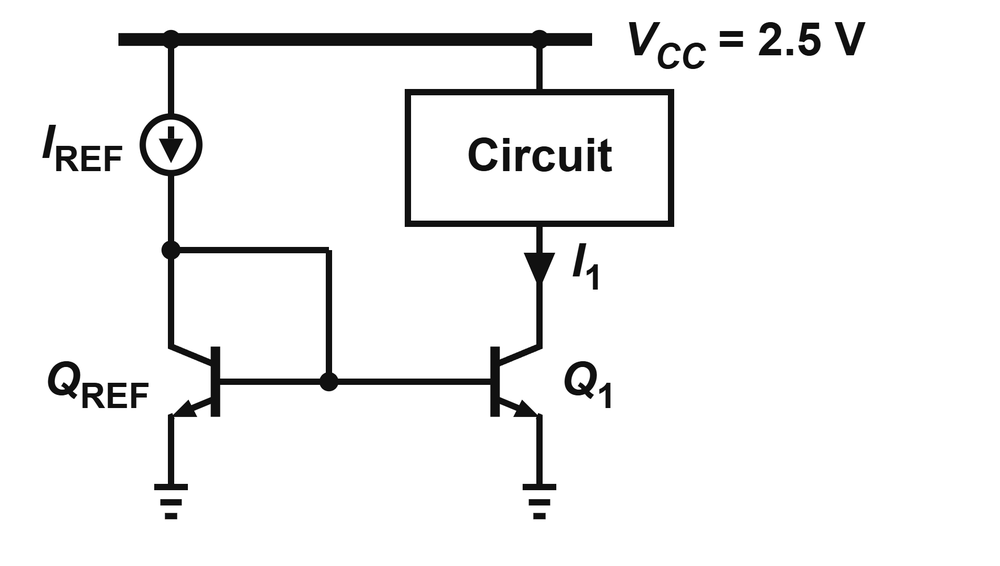
#> input picture examples/BJT-current-mirror_circuit-block.png, 1000 x 566 px, shrunk from 1900 x 1075 before the run
$ python scan_figure.py ../examples/BJT-current-mirror_circuit-block.png
#> lines starting #> are read from the running program, lines starting #| are printed output that depends on the picture; after the words box and inside, x2 and y2 are one past the last pixel; in counts of white or black regions, pixels touching at a corner belong together
# -*- coding: utf-8 -*-
"""scan_figure.py — turn a textbook screenshot into hard topology facts.

    python scan_figure.py <screenshot.png> [--ref=<px>:<units>]

Replaces the "zoom to 5-6x and look at each transistor" step in SOP §3B/§8-2.
Everything it prints is measured, not judged, so it cannot be wrong the way
eyeballing can.  What it gives you:

  scale        px per drawing unit, derived from the MOS channel bar (25 units)
  MOS table    centre, mirror, D/S column x, gate pin x  -- mirror comes from
               "is the gate bar left or right of the channel bar", which is the
               single judgement call that used to cost a re-draw
  H / V wires  every wire segment.  A GAP inside a horizontal row is proof that
               two structures are NOT connected (this is what settles
               diode-connected vs cross-coupled in one glance)
  dots         solid blobs, split into junction dots / current-source arrow
               heads / MOS source arrows by area.  A crossing with NO dot is a
               crossing, not a node.
  density      the circuit's bbox, aspect, and <component height / figure
               height> for every standard symbol size -- feed the matching row
               straight into build(density_ref=...) so the FIRST layout is
               already at the textbook's density.  With no MOS on the page
               there is no automatic scale: pass --ref=<px>:<units>, e.g.
               --ref=140:50 for an opamp triangle measured at 140 px.

Reference sizes (razavi-v1, drawing units): channel bar 25 tall x 2.9 wide,
gate bar 19.2 tall x 2.9 wide, gate bar centre -10.35, channel bar centre
-5.12, D/S column +10, gate pin -20 (all for an unmirrored device; mirror "x"
negates x).
"""
FULL = False       # set from argv in __main__; see the note there

import sys, os
import numpy as np
from PIL import Image

CHANNEL_H_UNITS = 25.0
GATE_BAR_CENTRE = -10.348837      # (-11.802326 + -8.895349) / 2
CHAN_BAR_CENTRE = -5.116279       # (-6.569767 + -3.662791) / 2


def runs(vec, minlen):
    out, s = [], None
    for i, v in enumerate(vec):
        if v and s is None:
            s = i
        elif not v and s is not None:
            if i - s >= minlen:
                out.append((s, i - 1))
            s = None
    if s is not None and len(vec) - s >= minlen:
        out.append((s, len(vec) - 1))
    return out


def merge_lines(raw, tol=2):
    """raw: list of (along, a0, a1) -> merge consecutive `along` with the same
    span into one thick line record."""
    out = []
    for along, a0, a1 in raw:
        hit = None
        for rec in out:
            if (abs(rec["a0"] - a0) <= tol and abs(rec["a1"] - a1) <= tol
                    and along - rec["hi"] <= 2):
                hit = rec
                break
        if hit:
            hit["hi"] = along
            hit["a0"] = min(hit["a0"], a0)
            hit["a1"] = max(hit["a1"], a1)
        else:
            out.append({"lo": along, "hi": along, "a0": a0, "a1": a1})
    for rec in out:
        rec["mid"] = (rec["lo"] + rec["hi"]) / 2.0
        rec["thick"] = rec["hi"] - rec["lo"] + 1
    return out


def mos_pairs(vbars):
    """Find MOS devices in a schematic that does NOT use razavi-v1's filled
    bars (SOP lane 3a: Sedra, Gray, paper figures).

    In every other common house style a MOS is drawn as two parallel vertical
    strokes of the SAME height -- the gate plate and the channel -- a few pixels
    apart, with the drain and source leads coming off the channel side.  So:
    pair up equal-span vertical runs, then decide which member is the channel by
    which one the D/S column is nearer.  The gate plate is the other one, and
    that is what fixes `mirror` -- the single reading that used to have to be
    done by eye, and the one that costs a redraw when it is wrong.

    Returns [(cx, cy, mirror, ds_col, gate_x, body_h)], sorted left to right.
    """
    cand = []
    for i, a in enumerate(vbars):
        for bb in vbars[i + 1:]:
            # Concentric and about the same height -- NOT "both ends line up".
            # House styles draw the gate plate a little shorter than the
            # channel (2026-08-29: 52 px against 59, which an end-tolerance of
            # 3 px threw away and the figure came back with no transistors).
            ha = a["a1"] - a["a0"] + 1
            hb = bb["a1"] - bb["a0"] + 1
            if abs((a["a0"] + a["a1"]) - (bb["a0"] + bb["a1"])) / 2.0 > 5:
                continue
            if not 0.72 <= float(ha) / hb <= 1.4:
                continue
            d = abs(a["mid"] - bb["mid"])
            if not (8 <= d <= 30):
                continue
            if a["thick"] < 3 or bb["thick"] < 3:
                continue
            top, bot = min(a["a0"], bb["a0"]), max(a["a1"], bb["a1"])
            body = bot - top + 1
            # A device is a tall, narrow pair; the label glyphs that also pair
            # up ("M" next to a subscript) are nearly as wide as they are tall.
            # Measured on the 19-device figure: real 67/16 = 4.2, text 34/29 =
            # 1.2.  Without this the scan reported the labels as transistors.
            if body < 2.5 * d:
                continue
            mean = (a["mid"] + bb["mid"]) / 2.0
            # the D/S column: a run that passes the body by, off to one side
            col = None
            for r in vbars:
                if r is a or r is bb:
                    continue
                gap = abs(r["mid"] - mean)
                if not (15 <= gap <= 4 * d):
                    continue
                # What separates the drain/source column from the gate riser is
                # WHERE it meets the device: D and S leave from the two ENDS of
                # the channel, while a gate riser runs past the device's middle.
                # (Neither "nearest" nor "longest" alone gets this right: the
                # nearest run to M_B is a scrap, and the longest run next to
                # M_8/M_9/M_10/M_12 is their shared gate riser.  Both mistakes
                # flip `mirror`, which costs a full redraw.)
                cy = (top + bot) / 2.0
                if r["a0"] <= cy <= r["a1"]:
                    continue
                if not (abs(r["a1"] - top) <= 15 or abs(r["a0"] - bot) <= 15):
                    continue
                if col is None or gap < abs(col["mid"] - mean):
                    col = r
            if col is None:
                continue
            chan, gate = ((a, bb) if abs(a["mid"] - col["mid"])
                          < abs(bb["mid"] - col["mid"]) else (bb, a))
            cand.append({"cx": (chan["mid"] + gate["mid"]) / 2.0,
                         "cy": (top + bot) / 2.0, "d": d, "body": body,
                         "mirror": "x" if gate["mid"] > chan["mid"] else "none",
                         "col": col["mid"], "gate": gate["mid"],
                         "strokes": (id(a), id(bb))})
    if not cand:
        return []

    # Every MOS in one figure is drawn at the same size, so the true devices
    # all share one stroke separation and one body height.  Anything off those
    # two modes is a coincidental pairing (ground-symbol edges, bubble arcs,
    # a lead that happens to span the same rows) -- without this filter the
    # 19-device figure that this was built on reported 38.
    def mode(key, q):
        vals = sorted(round(c[key] / q) * q for c in cand)
        return max(set(vals), key=vals.count)

    dm, bm = mode("d", 1), mode("body", 2)
    keep = [c for c in cand
            if abs(c["d"] - dm) <= 3 and abs(c["body"] - bm) <= 0.1 * bm]

    # A stroke belongs to exactly one device: take the best-fitting pairs first.
    keep.sort(key=lambda c: (abs(c["d"] - dm), abs(c["body"] - bm)))
    used, out = set(), []
    for c in keep:
        if used & set(c["strokes"]):
            continue
        used |= set(c["strokes"])
        out.append((c["cx"], c["cy"], c["mirror"], c["col"], c["gate"],
                    c["body"]))
    return sorted(out)


def solid_blobs(b, k=9):
    """Centres of every fully-black k x k square, clustered."""
    h = k // 2
    I = b.astype(np.int32).cumsum(0).cumsum(1)

    def area(y0, x0, y1, x1):
        a = I[y1, x1]
        if y0 > 0:
            a -= I[y0 - 1, x1]
        if x0 > 0:
            a -= I[y1, x0 - 1]
        if y0 > 0 and x0 > 0:
            a += I[y0 - 1, x0 - 1]
        return a

    H, W = b.shape
    cands = set()
    for y in range(h, H - h):
        for x in range(h, W - h):
            if area(y - h, x - h, y + h, x + h) == k * k:
                cands.add((x, y))
    used, clusters = set(), []
    for p in list(cands):
        if p in used:
            continue
        stack, comp = [p], []
        used.add(p)
        while stack:
            cx, cy = stack.pop()
            comp.append((cx, cy))
            for dx in range(-3, 4):
                for dy in range(-3, 4):
                    q = (cx + dx, cy + dy)
                    if q in cands and q not in used:
                        used.add(q)
                        stack.append(q)
        xs = [q[0] for q in comp]
        ys = [q[1] for q in comp]
        clusters.append((sum(xs) / len(xs), sum(ys) / len(ys), len(comp)))
    return sorted(clusters, key=lambda c: (round(c[1] / 10), c[0]))


# Heights of the razavi-v1 symbols, in drawing units.  The scan prints the
# ratio for every one of these so you can read off whichever component the
# figure actually contains -- no need to identify it first.
REF_HEIGHTS = [("MOS channel bar", 25), ("opamp triangle", 50),
               ("BJT", 60), ("resistor pin-to-pin", 40)]


def ink_bands(b, gap=15):
    """Split the page into blocks of rows separated by >= `gap` blank rows.

    A textbook screenshot usually holds the circuit plus a caption ("Figure
    8.69") and sometimes the problem text; this separates them so the density
    numbers describe the circuit alone.
    """
    rows = b.any(axis=1)
    bands, start, blank = [], None, 0
    for y, has in enumerate(rows):
        if has:
            if start is None:
                start = y
            blank = 0
        elif start is not None:
            blank += 1
            if blank >= gap:
                bands.append((start, y - blank))
                start = None
    if start is not None:
        bands.append((start, len(rows) - 1))
    return bands


def density_report(b, scale):
    bands = ink_bands(b)
    if not bands:
        return
    # The circuit is the TALLEST block.  Ranking by ink pixels instead
    # picks the problem text, which is dense but only ~100 px tall
    # (Fig 8.69).
    best = max(bands, key=lambda t: (t[1] - t[0],
                                     int(b[t[0]:t[1] + 1].sum())))
    y0, y1 = best
    xs = np.nonzero(b[y0:y1 + 1].any(axis=0))[0]
    x0, x1 = int(xs.min()), int(xs.max())
    w, h = x1 - x0 + 1, y1 - y0 + 1
    print("\nDENSITY REFERENCE")
    if len(bands) > 1:
        print("  row blocks: %s  -> taking the tallest as the circuit"
              % ", ".join("y%d..%d" % t for t in bands))
    print("  circuit bbox  x %d..%d  y %d..%d   %d x %d px" % (x0, x1, y0, y1, w, h))
    print("  aspect (w/h)  %.2f   <- match this" % (float(w) / h))
    if not scale:
        print("  no scale: pass --ref <px>:<units> (e.g. the opamp triangle"
              " height) to get the unit figures")
        return
    print("  scale %.3f px/unit  ->  figure is %.0f x %.0f units"
          % (scale, w / scale, h / scale))
    print("  component height / figure height -- feed the right row to"
          " build(density_ref=...):")
    for tag, units in REF_HEIGHTS:
        print("      %-22s %5.1f%%" % (tag, 100.0 * units * scale / h))


def main(path, ref=None):
    im = Image.open(path).convert("L")
    b = np.array(im) < 128
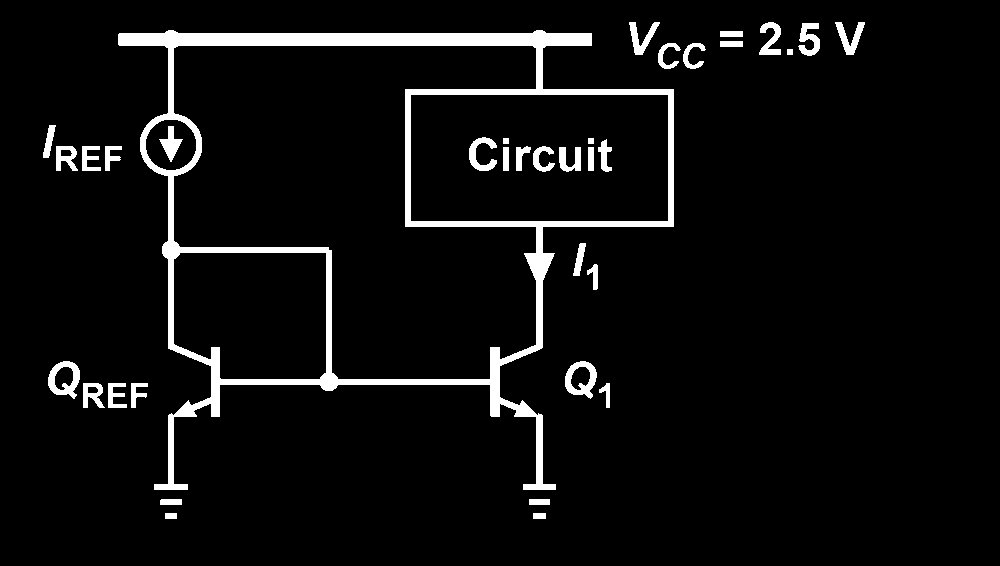
#> b: shape (566, 1000) bool; 5.5% white; 36 white regions, largest, box (x1, y1, x2, y2) and area: (118, 30, 674, 490) 22442, (48, 361, 80, 399) 597, (565, 361, 597, 399) 592
    H, W = b.shape
#> H = 566; W = 1000
    print("image: %s  %dx%d" % (os.path.basename(path), W, H))
#| image: BJT-current-mirror_circuit-block.png  1000x566

    # ---- filled bars (MOS gate bar + channel bar) --------------------------
    raw = []
    for x in range(W):
        for (y0, y1) in runs(b[:, x], 30):
            raw.append((x, y0, y1))
    vbars = merge_lines(raw)
    # A razavi-v1 channel bar is thick AND SHORT -- 25 drawing units, so never
    # more than about a sixth of the figure.  Thickness alone is not enough:
    # a figure drawn with heavy 8 px strokes has WIRES that pass `thick >= 6`,
    # and the tallest of those then sets a nonsense scale (2026-08-29: a
    # 397 px wire was read as the 25-unit channel bar, giving 15.9 px/unit and
    # one transistor at x = -43).
    bars = [r for r in vbars
            if r["thick"] >= 6 and (r["a1"] - r["a0"] + 1) <= 0.25 * H]
    # Read it as razavi-v1 first; keep the rows so we can tell whether that
    # reading actually produced anything before committing to it.
    rows, tall, scale = [], None, None
    if bars:
        tall = max(r["a1"] - r["a0"] + 1 for r in bars)
#> tall = 138
        scale = tall / CHANNEL_H_UNITS
#> scale = 5.52
        chans = [r for r in bars if (r["a1"] - r["a0"] + 1) > 0.88 * tall]
        gates = [r for r in bars if r not in chans]
        for c in sorted(chans, key=lambda r: r["mid"]):
            cy = (c["a0"] + c["a1"]) / 2.0
            g = min((r for r in gates
                     if abs((r["a0"] + r["a1"]) / 2.0 - cy) < 0.2 * tall
                     and abs(r["mid"] - c["mid"]) < 1.2 * scale * 10),
                    key=lambda r: abs(r["mid"] - c["mid"]), default=None)
            if g is None:
                continue
            mirror = "x" if g["mid"] > c["mid"] else "none"
            sgn = -1.0 if mirror == "x" else 1.0
            cx = c["mid"] - sgn * CHAN_BAR_CENTRE * scale
            rows.append((cx, cy, mirror, cx + sgn * 10 * scale,
                         cx - sgn * 20 * scale))
#> after the loop, rows = []

    if rows:
        print("scale: %.3f px/unit  (tallest bar %d px = channel bar 25 units)"
              % (scale, tall))
        print("\nMOS devices (mirror from gate-bar side):")
        print("  %-9s %-9s %-7s %-9s %-9s" %
              ("centre_x", "centre_y", "mirror", "D/S col", "gate pin"))
        for r in rows:
            print("  %-9.1f %-9.1f %-7s %-9.1f %-9.1f" % r)
    else:
        # Either no filled bars at all, or they paired into nothing -- a
        # heavy-stroke figure can produce "bars" that are really wires.  Either
        # way this is not razavi-v1: fall back to the two-parallel-strokes
        # reading, which also hands us a scale (the body IS the channel bar).
        bars, scale = [], None
        pairs = mos_pairs(vbars)
#> pairs = []
        if pairs:
            body = sorted(p[5] for p in pairs)[len(pairs) // 2]   # modal-ish
            scale = body / CHANNEL_H_UNITS
            print("no filled bars -- generic style; %d MOS found by paired "
                  "strokes" % len(pairs))
            print("scale: %.3f px/unit  (body %d px = channel bar 25 units)"
                  % (scale, body))
            print("\nMOS devices (mirror from gate-plate side; type comes from"
                  " the bubble -- read that off the image):")
            print("  %-9s %-9s %-7s %-9s %-9s" %
                  ("centre_x", "centre_y", "mirror", "D/S col", "gate pin"))
            for cx, cy, mir, col, gx, _h in pairs:
                print("  %-9.1f %-9.1f %-7s %-9.1f %-9.1f"
                      % (cx, cy, mir, col, gx))
        else:
            print("no MOS found -- is this a MOS schematic?")
    if ref:
        px, units = (float(v) for v in ref.split(":"))
        scale = px / units
        print("scale: %.3f px/unit  (--ref %g px = %g units)"
              % (scale, px, units))

    # ---- wires --------------------------------------------------------------
    for axis, label, minlen in ((0, "HORIZONTAL", 40), (1, "VERTICAL", 40)):
        raw = []
        if axis == 0:
            for y in range(H):
                for (x0, x1) in runs(b[y], minlen):
                    raw.append((y, x0, x1))
        else:
            for x in range(W):
                for (y0, y1) in runs(b[:, x], minlen):
                    raw.append((x, y0, y1))
        lines = [r for r in merge_lines(raw) if r["thick"] < 6 or axis == 0]
        # anti-aliasing can leave a thin duplicate one pixel off the real
        # wire; drop any record another record already covers.
        lines = [r for r in lines
                 if not any(o is not r and o["thick"] >= r["thick"]
                            and abs(o["mid"] - r["mid"]) < 4
                            and o["a0"] <= r["a0"] and o["a1"] >= r["a1"]
                            for o in lines)]
        print("\n%s wires (>=%d px).  Two records on the same coordinate = a "
              "GAP = not connected." % (label, minlen))
        prev, hidden = None, 0
        for r in sorted(lines, key=lambda r: (round(r["mid"]), r["a0"])):
            tag = ""
            if (prev is not None and abs(prev["mid"] - r["mid"]) < 3
                    and r["a0"] > prev["a1"]):
                tag = "   <-- GAP %d px after the previous run" % (
                    r["a0"] - prev["a1"])
            prev = r
            if not (FULL or tag):
                hidden += 1
                continue
            print("  %s=%-6.1f  %s %d..%d  len=%-5d thick=%d%s"
                  % ("y" if axis == 0 else "x", r["mid"],
                     "x" if axis == 0 else "y", r["a0"], r["a1"],
                     r["a1"] - r["a0"] + 1, r["thick"], tag))
        if hidden:
            print("  (%d more runs, none with a GAP -- `--full` lists them;"
                  " you need that to check a wire one by one, SOP 3E)"
                  % hidden)

    # ---- solid blobs --------------------------------------------------------
    # The detector kernel has to track the figure's resolution, or a
    # low-DPI screenshot finds nothing at all (2026-08-29: Fig 14.36 at
    # 656 px wide reported zero dots with a fixed 9x9 kernel).  Wire
    # thickness is the scale that is always available, MOS or not.
    thick = sorted(r["thick"] for r in merge_lines(
        [(y, x0, x1) for y in range(H) for (x0, x1) in runs(b[y], 40)]))
#> thick = [3, 3, 6, 6, 6, 13]
    wire = thick[len(thick) // 2] if thick else 3
#> wire = 6
    k = max(5, 2 * wire + 1)
#> k = 13
    lo, hi = 0.55 * k * k, 1.15 * k * k
#> lo = 92.95; hi = 194.3
    print("\nSolid blobs, %dx%d kernel (median wire %d px).  junction dot ~ "
          "%d-%d px:" % (k, k, wire, round(lo), round(hi)))
#| Solid blobs, 13x13 kernel (median wire 6 px).  junction dot ~ 93-194 px:
    other = 0
    for cx, cy, n in solid_blobs(b, k):
#> in solid_blobs, `h = k // 2`: h = 6
#> in solid_blobs, `I = b.astype(np.int32).cumsum(0).cumsum(1)`:
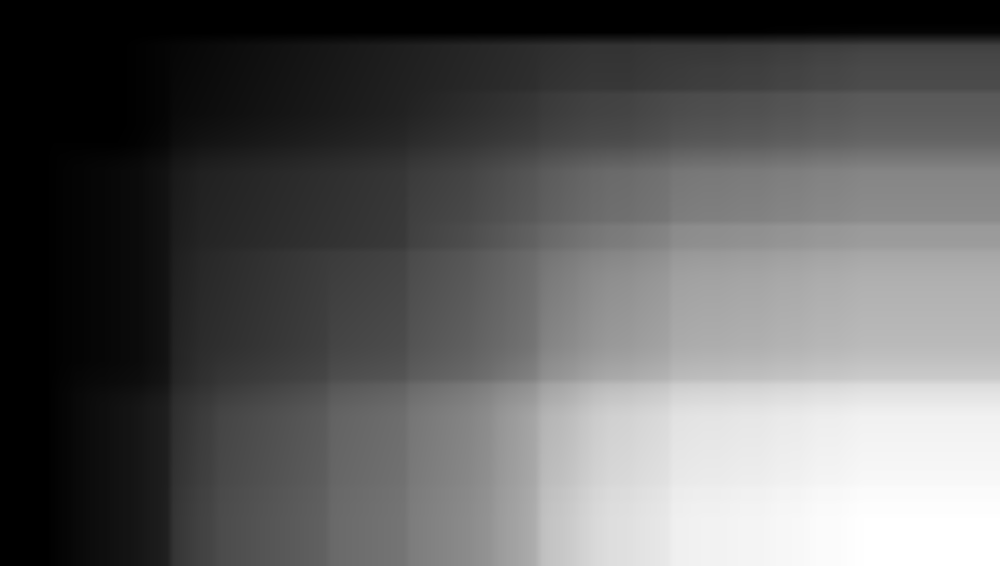
#> I: shape (566, 1000) int64; min 0, max 31145, mean 11651.8; drawn with min black and max white
#> in solid_blobs, `H, W = b.shape`: H = 566; W = 1000
#> in solid_blobs, `cands = set()`: cands = 0 items
#> in area, `a = I[y1, x1]`: a = 0
        kind = ("junction dot" if lo <= n <= hi else
                "arrow head / glyph" if n > hi else "small mark")
        if not (FULL or kind == "junction dot"):
            other += 1
            continue
        print("  (%4.0f, %4.0f)  n=%-3d  %s" % (cx, cy, n, kind))
#> this loop made 4 passes
    if other:
        print("  (%d arrow heads / small marks hidden -- `--full` lists them)"
              % other)
#|   (4 arrow heads / small marks hidden -- `--full` lists them)
    density_report(b, scale)
#> the loop in ink_bands, `for y, has in enumerate(rows):` made 566 passes
#> has on passes 1 to 3: False, False, False
#|   circuit bbox  x 43..864  y 22..518   822 x 497 px
#|   aspect (w/h)  1.65   <- match this

    print("\nReminder: a wire crossing with NO dot is a crossing, not a node.")
    print("Reminder: on a figure with passives, a GAP in a wire run is usually"
          " a COMPONENT BODY sitting there, not a disconnection -- confirm"
          " against the component list before reading it as 'not connected'.")


if __name__ == "__main__":
    # Brief by default.  The wire table used to run to hundreds of lines and
    # the SOP's answer was "do not read it" -- better to not print it.  The
    # GAP records and the junction dots ARE the answer; everything else is
    # one `--full` away (needed when checking a wire one by one, SOP 3E).
    globals()["FULL"] = "--full" in sys.argv
    args = [a for a in sys.argv[1:] if not a.startswith("--")]
    ref = next((a.split("=", 1)[1] for a in sys.argv[1:]
                if a.startswith("--ref=")), None)
    if len(args) != 1:
        sys.exit(__doc__)
    main(args[0], ref)
